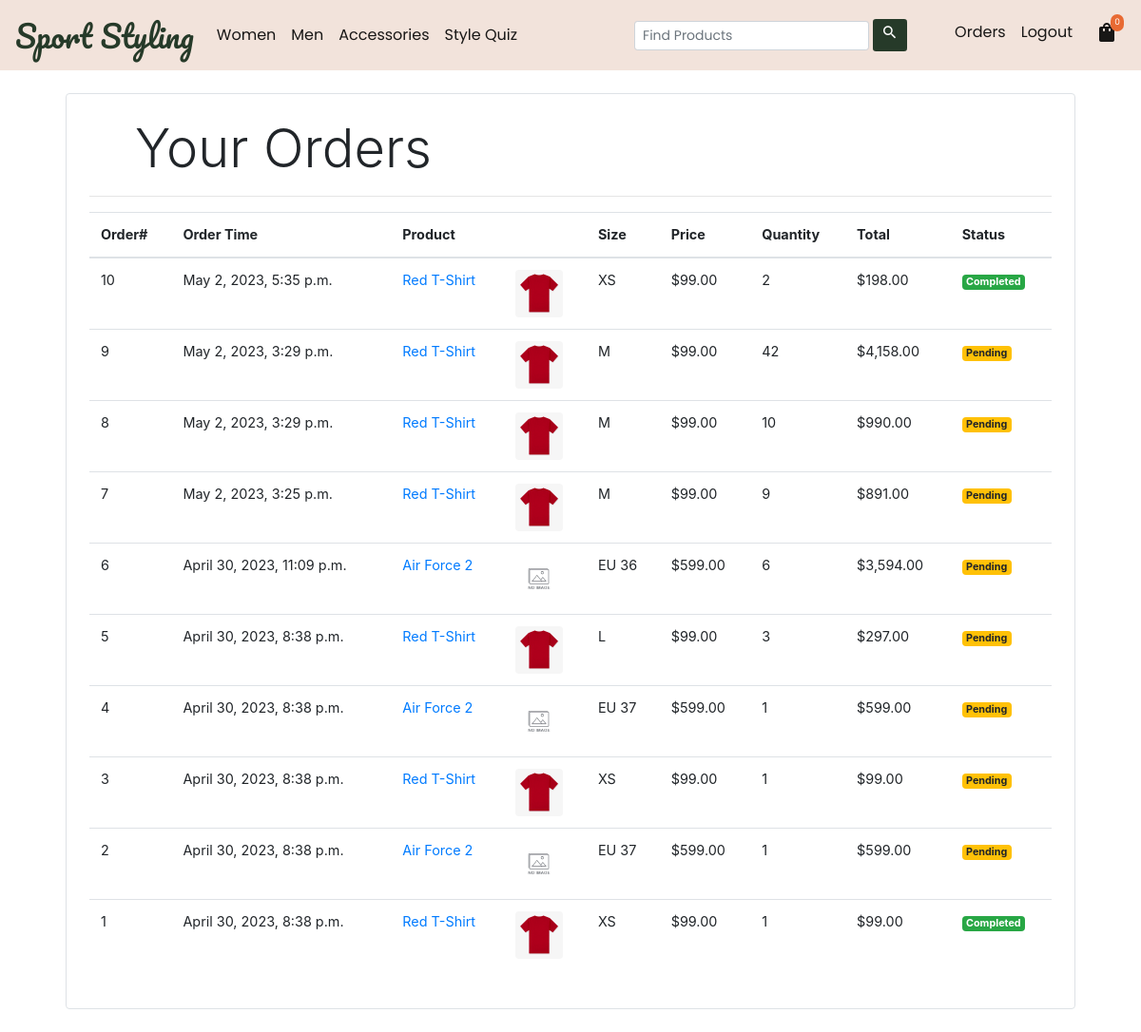
Screenshot of /orders (signed in) with the database file from the repository.
### store/models/orders.py (models this page shows, shortened)
class Order(models.Model):
    product = models.ForeignKey(Product,
                                on_delete=models.CASCADE)
    customer = models.ForeignKey(Customer,
                                 on_delete=models.CASCADE)
    quantity = models.IntegerField(default=1)
    price = models.DecimalField(max_digits=6, decimal_places=2)
    address = models.CharField (max_length=50, default='', blank=True)
    phone = models.CharField (max_length=50, default='', blank=True)
    datetime = models.DateTimeField (default=dt.datetime.now(), blank =True, null=True)
    status = models.BooleanField (default=False)
    @staticmethod
    def get_orders_by_customer(customer_id):
        return Order.objects.filter(customer=customer_id).order_by('-datetime')

### store/models/product.py (models this page shows, shortened)
class Product(models.Model):
    name= models.ForeignKey(ProductType, on_delete=models.CASCADE, default=1)
    size= models.ForeignKey(Size, on_delete=models.CASCADE, default=1)
    stock_on_hand= models.IntegerField(default=50)

### store/models/producttype.py (models this page shows, shortened)
class ProductType(models.Model):
    name = models.CharField(max_length=60)
    price= models.DecimalField(max_digits=6, decimal_places=2, default=99.00)
    description= models.TextField(blank=True, null=True)
    image= models.ImageField(upload_to='uploads/products/', default='image/noimage.jpeg')
    category= models.ForeignKey(Category, on_delete=models.CASCADE, default=1)
    sport= models.ForeignKey(Sport, on_delete=models.CASCADE, default=1)
    color= models.ForeignKey(Color, on_delete=models.CASCADE, default=1)
    def __str__(self):
        return self.name

### store/models/size.py (models this page shows, shortened)
class Size(models.Model):
    name= models.CharField(max_length=25)
    category= models.ForeignKey(Category, on_delete=models.CASCADE, default=1)

### store/middlewares/auth.py (the view)
    def middleware(request):
        print(request.session.get('customer'))
        returnUrl = request.META['PATH_INFO']
        print(request.META['PATH_INFO'])
        if not request.session.get('customer'):
           return redirect(f'login?return_url={returnUrl}')
        response = get_response(request)
        return response

### store/templatetags/custom_filter.py (called while the page is built)
@register.filter(name='multiply')
def multiply(number , number1):
    return number * number1

### store/views/orders.py (called while the page is built)
    def get(self, request ):
        customer = request.session.get('customer')
        orders = Order.get_orders_by_customer(customer).order_by('-id')
        print(orders)
        return render(request , 'orders.html'  , {'orders' : orders})

### store/templates/orders.html
{% extends 'base.html' %}
{% block content %}
{% load humanize %}
{% load cart %}
{% load custom_filter %}
<div class="container">
   <div class="border rounded p-4 m-4">
        <p class="display-4 pl-4 ml-4">Your Orders</p>
        <hr>
        <table class="table" style="font-size:90%">
            <thead>
                <tr>
                    <th>Order#</th>
                    <th>Order Time</th>
                    <th>Product</th>
                    <th></th>
                    <th>Size</th>
                    <th>Price</th>
                    <th>Quantity</th>
                    <th>Total</th>
                    <th>Status</th>
                </tr>
            </thead>
            <tbody>
                {% for order in orders %}
                <tr>
                    <td>{{order.id}}</td>
                    <td>{{order.datetime}}</td>
                    <td>
                        <a href="{% url 'product_detail' pk=order.product.name.id %}" >
                        {{order.product.name}}
                        </a>
                    </td>
                    <td>
                        <a href="{% url 'product_detail' pk=order.product.name.id %}" >
                            <img style="height: 50px;" class="rounded"
                            src="{{order.product.name.image.url}}" alt="">
                        </a>
                    </td>
                    <td>{{ order.product.size.name }}</td>
                    <td>${{ order.price|intcomma }}</td>
                    <td>{{order.quantity}}</td>
                    <td>${{order.quantity|multiply:order.price|intcomma}}</td>
                    {% if order.status %}
                    <td><small class="badge badge-success">Completed</small></td>
                    {%else%}
                    <td><small class="badge badge-warning">Pending</small></td>
                    {% endif %}
                </tr>
                {% endfor %}
            </tbody>
        </table>
   </div>
</div>
{% endblock %}

### store/static/css/eshop.css (style rules this page uses)
body { font-family: 'Poppins', sans-serif; font-size: 100%; }

### rows the page displays
Order: id "10", datetime "May 2, 2023, 5:35 p.m.", product.name "Red T-Shirt", product.name.image (picture), product.size.name "XS", price "99.00", quantity "2", quantity|multiply "198.00", status "Completed"
Order: id "9", datetime "May 2, 2023, 3:29 p.m.", product.name "Red T-Shirt", product.name.image (picture), product.size.name "M", price "99.00", quantity "42", quantity|multiply "4,158.00", status "Pending"
Order: id "8", datetime "May 2, 2023, 3:29 p.m.", product.name "Red T-Shirt", product.name.image (picture), product.size.name "M", price "99.00", quantity "10", quantity|multiply "990.00", status "Pending"
Order: id "7", datetime "May 2, 2023, 3:25 p.m.", product.name "Red T-Shirt", product.name.image (picture), product.size.name "M", price "99.00", quantity "9", quantity|multiply "891.00", status "Pending"
Order: id "6", datetime "April 30, 2023, 11:09 p.m.", product.name "Air Force 2", product.name.image (placeholder picture), product.size.name "EU 36", price "599.00", quantity "6", quantity|multiply "3,594.00", status "Pending"
Order: id "5", datetime "April 30, 2023, 8:38 p.m.", product.name "Red T-Shirt", product.name.image (picture), product.size.name "L", price "99.00", quantity "3", quantity|multiply "297.00", status "Pending"
Order: id "4", datetime "April 30, 2023, 8:38 p.m.", product.name "Air Force 2", product.name.image (placeholder picture), product.size.name "EU 37", price "599.00", quantity "1", quantity|multiply "599.00", status "Pending"
Order: id "3", datetime "April 30, 2023, 8:38 p.m.", product.name "Red T-Shirt", product.name.image (picture), product.size.name "XS", price "99.00", quantity "1", quantity|multiply "99.00", status "Pending"
Order: id "2", datetime "April 30, 2023, 8:38 p.m.", product.name "Air Force 2", product.name.image (placeholder picture), product.size.name "EU 37", price "599.00", quantity "1", quantity|multiply "599.00", status "Pending"
Order: id "1", datetime "April 30, 2023, 8:38 p.m.", product.name "Red T-Shirt", product.name.image (picture), product.size.name "XS", price "99.00", quantity "1", quantity|multiply "99.00", status "Completed"

### other values shown
{{ request.session.cart.keys|length }} "0"
